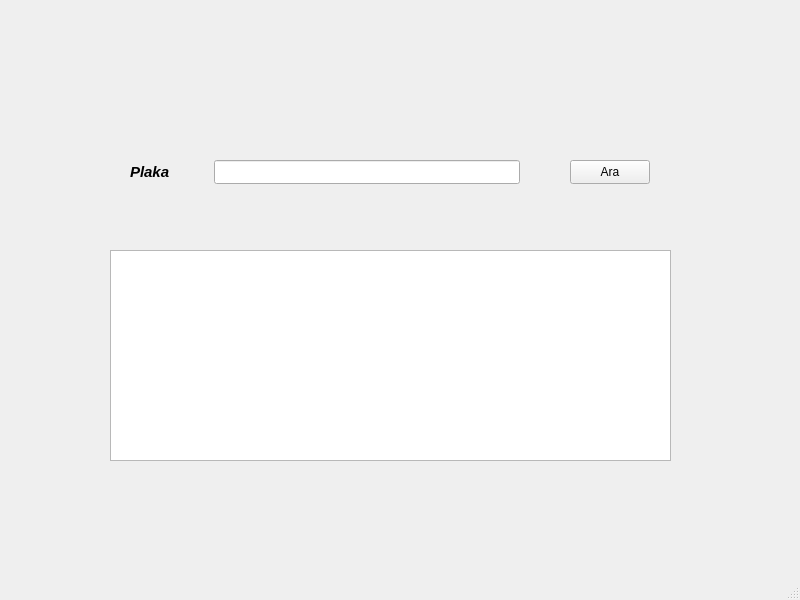
<?xml version="1.0" encoding="UTF-8"?>
<ui version="4.0">
 <class>MainWindow</class>
 <widget class="QMainWindow" name="MainWindow">
  <property name="geometry">
   <rect>
    <x>0</x>
    <y>0</y>
    <width>800</width>
    <height>600</height>
   </rect>
  </property>
  <property name="windowTitle">
   <string>MainWindow</string>
  </property>
  <widget class="QWidget" name="centralwidget">
   <widget class="QTableWidget" name="tableWidget">
    <property name="geometry">
     <rect>
      <x>110</x>
      <y>250</y>
      <width>561</width>
      <height>211</height>
     </rect>
    </property>
   </widget>
   <widget class="QLineEdit" name="lineEdit_plaka">
    <property name="geometry">
     <rect>
      <x>214</x>
      <y>160</y>
      <width>306</width>
      <height>24</height>
     </rect>
    </property>
   </widget>
   <widget class="QLabel" name="label_18">
    <property name="geometry">
     <rect>
      <x>130</x>
      <y>160</y>
      <width>78</width>
      <height>24</height>
     </rect>
    </property>
    <property name="font">
     <font>
      <pointsize>11</pointsize>
      <italic>true</italic>
      <bold>true</bold>
     </font>
    </property>
    <property name="text">
     <string>Plaka</string>
    </property>
   </widget>
   <widget class="QPushButton" name="pushButton_ara">
    <property name="geometry">
     <rect>
      <x>570</x>
      <y>160</y>
      <width>80</width>
      <height>24</height>
     </rect>
    </property>
    <property name="text">
     <string>Ara</string>
    </property>
   </widget>
  </widget>
  <widget class="QMenuBar" name="menubar">
   <property name="geometry">
    <rect>
     <x>0</x>
     <y>0</y>
     <width>800</width>
     <height>21</height>
    </rect>
   </property>
  </widget>
  <widget class="QStatusBar" name="statusbar"/>
 </widget>
 <resources/>
 <connections/>
</ui>
